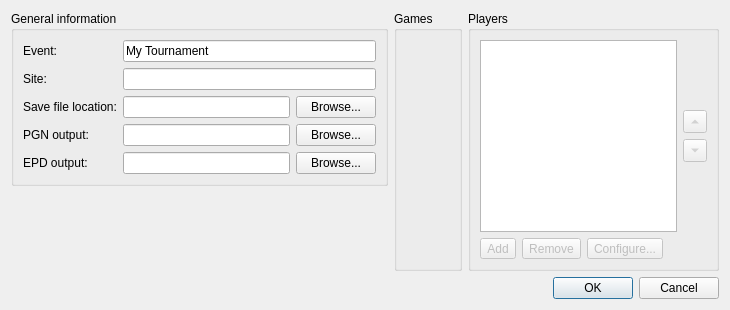
<?xml version="1.0" encoding="UTF-8"?>
<ui version="4.0">
 <class>NewTournamentDialog</class>
 <widget class="QDialog" name="NewTournamentDialog">
  <property name="geometry">
   <rect>
    <x>0</x>
    <y>0</y>
    <width>572</width>
    <height>203</height>
   </rect>
  </property>
  <property name="windowTitle">
   <string>New Tournament</string>
  </property>
  <layout class="QVBoxLayout" name="verticalLayout">
   <property name="sizeConstraint">
    <enum>QLayout::SetFixedSize</enum>
   </property>
   <item>
    <layout class="QHBoxLayout" name="horizontalLayout_7" stretch="3,0,2">
     <item>
      <layout class="QVBoxLayout" name="verticalLayout_5" stretch="0,0,0">
       <item>
        <widget class="QGroupBox" name="groupBox_3">
         <property name="title">
          <string>General information</string>
         </property>
         <layout class="QFormLayout" name="formLayout_2">
          <item row="0" column="0">
           <widget class="QLabel" name="label_3">
            <property name="text">
             <string>Event:</string>
            </property>
            <property name="buddy">
             <cstring>m_nameEdit</cstring>
            </property>
           </widget>
          </item>
          <item row="0" column="1">
           <widget class="QLineEdit" name="m_nameEdit">
            <property name="text">
             <string>My Tournament</string>
            </property>
            <property name="maxLength">
             <number>127</number>
            </property>
           </widget>
          </item>
          <item row="1" column="0">
           <widget class="QLabel" name="label_4">
            <property name="text">
             <string>Site:</string>
            </property>
            <property name="buddy">
             <cstring>m_siteEdit</cstring>
            </property>
           </widget>
          </item>
          <item row="1" column="1">
           <widget class="QLineEdit" name="m_siteEdit">
            <property name="maxLength">
             <number>127</number>
            </property>
           </widget>
          </item>
          <item row="2" column="0">
           <widget class="QLabel" name="label_5a">
            <property name="text">
             <string>Save file location:</string>
            </property>
            <property name="buddy">
             <cstring>m_savepathEdit</cstring>
            </property>
           </widget>
          </item>
          <item row="2" column="1">
           <layout class="QHBoxLayout" name="horizontalLayout__1">
            <item>
             <widget class="QLineEdit" name="m_savepathEdit">
              <property name="sizePolicy">
               <sizepolicy hsizetype="Expanding" vsizetype="Fixed">
                <horstretch>0</horstretch>
                <verstretch>0</verstretch>
               </sizepolicy>
              </property>
              <property name="text">
               <string/>
              </property>
             </widget>
            </item>
            <item>
             <widget class="QPushButton" name="m_browseSavepathBtn">
              <property name="sizePolicy">
               <sizepolicy hsizetype="Minimum" vsizetype="Fixed">
                <horstretch>0</horstretch>
                <verstretch>0</verstretch>
               </sizepolicy>
              </property>
              <property name="text">
               <string>Browse...</string>
              </property>
             </widget>
            </item>
           </layout>
          </item>
          <item row="3" column="0">
           <widget class="QLabel" name="label_5">
            <property name="text">
             <string>PGN output:</string>
            </property>
            <property name="buddy">
             <cstring>m_pgnoutEdit</cstring>
            </property>
           </widget>
          </item>
          <item row="3" column="1">
           <layout class="QHBoxLayout" name="horizontalLayout_2">
            <item>
             <widget class="QLineEdit" name="m_pgnoutEdit">
              <property name="sizePolicy">
               <sizepolicy hsizetype="Expanding" vsizetype="Fixed">
                <horstretch>0</horstretch>
                <verstretch>0</verstretch>
               </sizepolicy>
              </property>
              <property name="text">
               <string/>
              </property>
             </widget>
            </item>
            <item>
             <widget class="QPushButton" name="m_browsePgnoutBtn">
              <property name="sizePolicy">
               <sizepolicy hsizetype="Minimum" vsizetype="Fixed">
                <horstretch>0</horstretch>
                <verstretch>0</verstretch>
               </sizepolicy>
              </property>
              <property name="text">
               <string>Browse...</string>
              </property>
             </widget>
            </item>
           </layout>
          </item>
          <item row="4" column="0">
           <widget class="QLabel" name="label">
            <property name="text">
             <string>EPD output:</string>
            </property>
           </widget>
          </item>
          <item row="4" column="1">
           <layout class="QHBoxLayout" name="horizontalLayout">
            <property name="bottomMargin">
             <number>0</number>
            </property>
            <item>
             <widget class="QLineEdit" name="m_epdoutEdit"/>
            </item>
            <item>
             <widget class="QPushButton" name="m_browseEpdoutBtn">
              <property name="text">
               <string>Browse...</string>
              </property>
             </widget>
            </item>
           </layout>
          </item>
         </layout>
        </widget>
       </item>
       <item>
        <widget class="TournamentSettingsWidget" name="m_tournamentSettings" native="true"/>
       </item>
       <item>
        <spacer name="verticalSpacer_3">
         <property name="orientation">
          <enum>Qt::Vertical</enum>
         </property>
         <property name="sizeHint" stdset="0">
          <size>
           <width>20</width>
           <height>40</height>
          </size>
         </property>
        </spacer>
       </item>
      </layout>
     </item>
     <item>
      <widget class="QGroupBox" name="groupBox_6">
       <property name="title">
        <string>Games</string>
       </property>
       <layout class="QVBoxLayout" name="verticalLayout_6">
        <item>
         <widget class="GameSettingsWidget" name="m_gameSettings" native="true"/>
        </item>
       </layout>
      </widget>
     </item>
     <item>
      <layout class="QVBoxLayout" name="verticalLayout_4">
       <item>
        <widget class="QGroupBox" name="groupBox">
         <property name="autoFillBackground">
          <bool>false</bool>
         </property>
         <property name="title">
          <string>Players</string>
         </property>
         <property name="flat">
          <bool>false</bool>
         </property>
         <property name="checkable">
          <bool>false</bool>
         </property>
         <layout class="QVBoxLayout" name="verticalLayout_2">
          <item>
           <layout class="QHBoxLayout" name="horizontalLayout_4">
            <item>
             <widget class="QListView" name="m_playersList">
              <property name="minimumSize">
               <size>
                <width>140</width>
                <height>0</height>
               </size>
              </property>
              <property name="selectionMode">
               <enum>QAbstractItemView::ExtendedSelection</enum>
              </property>
              <property name="selectionBehavior">
               <enum>QAbstractItemView::SelectRows</enum>
              </property>
             </widget>
            </item>
            <item>
             <layout class="QVBoxLayout" name="verticalLayout_3">
              <item>
               <spacer name="verticalSpacer">
                <property name="orientation">
                 <enum>Qt::Vertical</enum>
                </property>
                <property name="sizeHint" stdset="0">
                 <size>
                  <width>20</width>
                  <height>40</height>
                 </size>
                </property>
               </spacer>
              </item>
              <item>
               <widget class="QToolButton" name="m_moveEngineUpBtn">
                <property name="enabled">
                 <bool>false</bool>
                </property>
                <property name="text">
                 <string/>
                </property>
                <property name="arrowType">
                 <enum>Qt::UpArrow</enum>
                </property>
               </widget>
              </item>
              <item>
               <widget class="QToolButton" name="m_moveEngineDownBtn">
                <property name="enabled">
                 <bool>false</bool>
                </property>
                <property name="text">
                 <string/>
                </property>
                <property name="arrowType">
                 <enum>Qt::DownArrow</enum>
                </property>
               </widget>
              </item>
              <item>
               <spacer name="verticalSpacer_2">
                <property name="orientation">
                 <enum>Qt::Vertical</enum>
                </property>
                <property name="sizeHint" stdset="0">
                 <size>
                  <width>20</width>
                  <height>40</height>
                 </size>
                </property>
               </spacer>
              </item>
             </layout>
            </item>
           </layout>
          </item>
          <item>
           <layout class="QHBoxLayout" name="horizontalLayout_3">
            <item>
             <widget class="QToolButton" name="m_addEngineBtn">
              <property name="enabled">
               <bool>false</bool>
              </property>
              <property name="sizePolicy">
               <sizepolicy hsizetype="Fixed" vsizetype="Fixed">
                <horstretch>0</horstretch>
                <verstretch>0</verstretch>
               </sizepolicy>
              </property>
              <property name="text">
               <string>Add</string>
              </property>
              <property name="icon">
               <iconset resource="../res/icons/icons.qrc">
                <normaloff>:/icons/toolbutton/add_16x16.png</normaloff>:/icons/toolbutton/add_16x16.png</iconset>
              </property>
             </widget>
            </item>
            <item>
             <widget class="QToolButton" name="m_removeEngineBtn">
              <property name="enabled">
               <bool>false</bool>
              </property>
              <property name="text">
               <string>Remove</string>
              </property>
              <property name="icon">
               <iconset resource="../res/icons/icons.qrc">
                <normaloff>:/icons/toolbutton/remove_16x16.png</normaloff>:/icons/toolbutton/remove_16x16.png</iconset>
              </property>
              <property name="toolButtonStyle">
               <enum>Qt::ToolButtonIconOnly</enum>
              </property>
             </widget>
            </item>
            <item>
             <widget class="QToolButton" name="m_configureEngineBtn">
              <property name="enabled">
               <bool>false</bool>
              </property>
              <property name="text">
               <string>Configure...</string>
              </property>
              <property name="icon">
               <iconset resource="../res/icons/icons.qrc">
                <normaloff>:/icons/toolbutton/configure_16x16.png</normaloff>:/icons/toolbutton/configure_16x16.png</iconset>
              </property>
             </widget>
            </item>
            <item>
             <spacer name="horizontalSpacer">
              <property name="orientation">
               <enum>Qt::Horizontal</enum>
              </property>
              <property name="sizeHint" stdset="0">
               <size>
                <width>40</width>
                <height>20</height>
               </size>
              </property>
             </spacer>
            </item>
           </layout>
          </item>
         </layout>
        </widget>
       </item>
      </layout>
     </item>
    </layout>
   </item>
   <item>
    <widget class="QDialogButtonBox" name="buttonBox">
     <property name="enabled">
      <bool>true</bool>
     </property>
     <property name="orientation">
      <enum>Qt::Horizontal</enum>
     </property>
     <property name="standardButtons">
      <set>QDialogButtonBox::Cancel|QDialogButtonBox::Ok</set>
     </property>
    </widget>
   </item>
  </layout>
 </widget>
 <customwidgets>
  <customwidget>
   <class>GameSettingsWidget</class>
   <extends>QWidget</extends>
   <header>gamesettingswidget.h</header>
   <container>1</container>
  </customwidget>
  <customwidget>
   <class>TournamentSettingsWidget</class>
   <extends>QWidget</extends>
   <header>tournamentsettingswidget.h</header>
   <container>1</container>
  </customwidget>
 </customwidgets>
 <resources>
  <include location="../res/icons/icons.qrc"/>
 </resources>
 <connections>
  <connection>
   <sender>buttonBox</sender>
   <signal>accepted()</signal>
   <receiver>NewTournamentDialog</receiver>
   <slot>accept()</slot>
   <hints>
    <hint type="sourcelabel">
     <x>248</x>
     <y>254</y>
    </hint>
    <hint type="destinationlabel">
     <x>157</x>
     <y>274</y>
    </hint>
   </hints>
  </connection>
  <connection>
   <sender>buttonBox</sender>
   <signal>rejected()</signal>
   <receiver>NewTournamentDialog</receiver>
   <slot>reject()</slot>
   <hints>
    <hint type="sourcelabel">
     <x>316</x>
     <y>260</y>
    </hint>
    <hint type="destinationlabel">
     <x>286</x>
     <y>274</y>
    </hint>
   </hints>
  </connection>
 </connections>
</ui>
